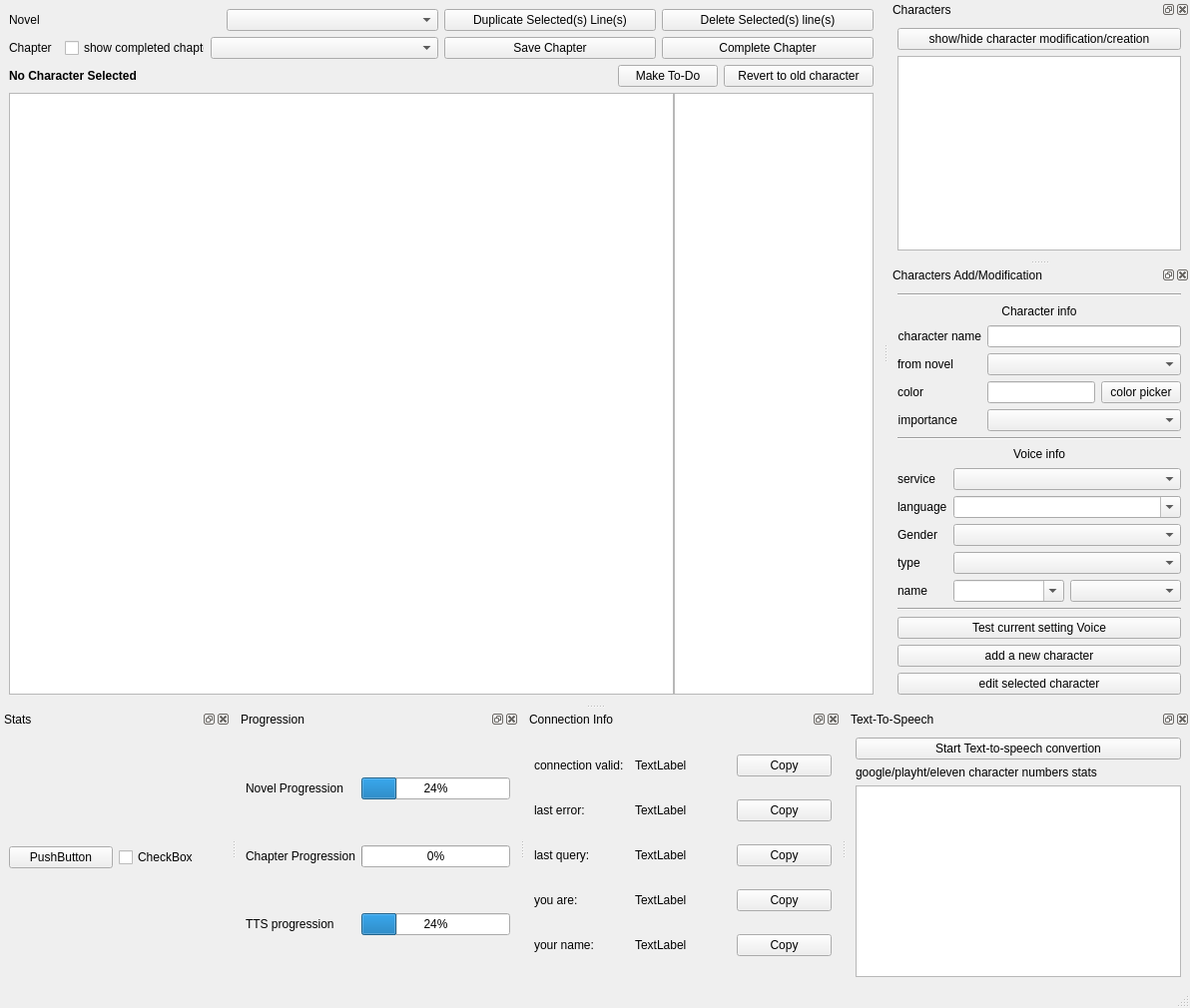
<?xml version="1.0" encoding="UTF-8"?>
<ui version="4.0">
 <class>MainWindow</class>
 <widget class="QMainWindow" name="MainWindow">
  <property name="geometry">
   <rect>
    <x>0</x>
    <y>0</y>
    <width>1192</width>
    <height>1010</height>
   </rect>
  </property>
  <property name="windowTitle">
   <string>MainWindow</string>
  </property>
  <widget class="QWidget" name="centralwidget">
   <layout class="QGridLayout" name="gridLayout_2">
    <item row="2" column="0">
     <layout class="QHBoxLayout" name="hl_bottom_section">
      <property name="spacing">
       <number>0</number>
      </property>
      <item>
       <widget class="QTableViewP" name="tv_lines">
        <property name="maximumSize">
         <size>
          <width>16777215</width>
          <height>16777215</height>
         </size>
        </property>
       </widget>
      </item>
      <item>
       <widget class="QTableView" name="tv_lines_split">
        <property name="minimumSize">
         <size>
          <width>125</width>
          <height>0</height>
         </size>
        </property>
        <property name="maximumSize">
         <size>
          <width>200</width>
          <height>16777215</height>
         </size>
        </property>
       </widget>
      </item>
     </layout>
    </item>
    <item row="0" column="0">
     <layout class="QHBoxLayout" name="horizontalLayout_5">
      <item>
       <layout class="QVBoxLayout" name="verticalLayout_3">
        <item>
         <layout class="QHBoxLayout" name="horizontalLayout_2">
          <item>
           <widget class="QLabel" name="l_novel">
            <property name="text">
             <string>Novel</string>
            </property>
           </widget>
          </item>
          <item>
           <widget class="QComboBox" name="cb_novel">
            <property name="maximumSize">
             <size>
              <width>400</width>
              <height>16777215</height>
             </size>
            </property>
           </widget>
          </item>
         </layout>
        </item>
        <item>
         <layout class="QHBoxLayout" name="horizontalLayout_3">
          <item>
           <widget class="QLabel" name="l_chapter">
            <property name="maximumSize">
             <size>
              <width>50</width>
              <height>16777215</height>
             </size>
            </property>
            <property name="text">
             <string>Chapter</string>
            </property>
           </widget>
          </item>
          <item>
           <widget class="QCheckBox" name="checkbox_complete">
            <property name="maximumSize">
             <size>
              <width>140</width>
              <height>16777215</height>
             </size>
            </property>
            <property name="text">
             <string>show completed chapter</string>
            </property>
            <property name="tristate">
             <bool>false</bool>
            </property>
           </widget>
          </item>
          <item>
           <widget class="QComboBox" name="cb_chapter">
            <property name="maximumSize">
             <size>
              <width>350</width>
              <height>16777215</height>
             </size>
            </property>
           </widget>
          </item>
         </layout>
        </item>
       </layout>
      </item>
      <item>
       <layout class="QHBoxLayout" name="horizontalLayout_4">
        <item>
         <layout class="QVBoxLayout" name="verticalLayout">
          <item>
           <widget class="QPushButton" name="pb_duplicate_line">
            <property name="text">
             <string>Duplicate Selected(s) Line(s)</string>
            </property>
           </widget>
          </item>
          <item>
           <widget class="QPushButton" name="pb_save_chapter">
            <property name="text">
             <string>Save Chapter</string>
            </property>
           </widget>
          </item>
         </layout>
        </item>
        <item>
         <layout class="QVBoxLayout" name="verticalLayout_2">
          <item>
           <widget class="QPushButton" name="pb_delete_line">
            <property name="text">
             <string>Delete Selected(s) line(s)</string>
            </property>
           </widget>
          </item>
          <item>
           <widget class="QPushButton" name="pb_complete_chapter">
            <property name="text">
             <string>Complete Chapter</string>
            </property>
           </widget>
          </item>
         </layout>
        </item>
       </layout>
      </item>
     </layout>
    </item>
    <item row="1" column="0">
     <layout class="QHBoxLayout" name="horizontalLayout">
      <item>
       <widget class="QLabel" name="l_character_name">
        <property name="font">
         <font>
          <bold>true</bold>
         </font>
        </property>
        <property name="text">
         <string>No Character Selected</string>
        </property>
       </widget>
      </item>
      <item>
       <widget class="QPushButton" name="pb_make_todo">
        <property name="maximumSize">
         <size>
          <width>100</width>
          <height>16777215</height>
         </size>
        </property>
        <property name="text">
         <string>Make To-Do</string>
        </property>
       </widget>
      </item>
      <item>
       <widget class="QPushButton" name="pb_revert">
        <property name="maximumSize">
         <size>
          <width>150</width>
          <height>16777215</height>
         </size>
        </property>
        <property name="text">
         <string>Revert to old character</string>
        </property>
       </widget>
      </item>
     </layout>
    </item>
   </layout>
  </widget>
  <widget class="QStatusBar" name="statusbar"/>
  <widget class="QDockWidget" name="dw_characters">
   <property name="floating">
    <bool>false</bool>
   </property>
   <property name="windowTitle">
    <string>Characters</string>
   </property>
   <attribute name="dockWidgetArea">
    <number>2</number>
   </attribute>
   <widget class="QWidget" name="dockWidgetContents_3">
    <layout class="QGridLayout" name="gridLayout">
     <item row="0" column="0">
      <widget class="QPushButton" name="pb_show_mod">
       <property name="text">
        <string>show/hide character modification/creation</string>
       </property>
      </widget>
     </item>
     <item row="1" column="0">
      <widget class="QTableView" name="tv_characters"/>
     </item>
    </layout>
   </widget>
  </widget>
  <widget class="QDockWidget" name="dw_stats">
   <property name="floating">
    <bool>false</bool>
   </property>
   <property name="allowedAreas">
    <set>Qt::AllDockWidgetAreas</set>
   </property>
   <property name="windowTitle">
    <string>Stats</string>
   </property>
   <attribute name="dockWidgetArea">
    <number>8</number>
   </attribute>
   <widget class="QWidget" name="dockWidgetContents_2">
    <layout class="QGridLayout" name="gridLayout_5">
     <item row="0" column="0">
      <layout class="QGridLayout" name="gl_stats">
       <item row="0" column="0">
        <widget class="QPushButton" name="pb_interactive">
         <property name="text">
          <string>PushButton</string>
         </property>
        </widget>
       </item>
       <item row="0" column="1">
        <widget class="QCheckBox" name="cbox_chapter">
         <property name="text">
          <string>CheckBox</string>
         </property>
        </widget>
       </item>
      </layout>
     </item>
    </layout>
   </widget>
  </widget>
  <widget class="QDockWidget" name="dw_progression">
   <property name="floating">
    <bool>false</bool>
   </property>
   <property name="windowTitle">
    <string>Progression</string>
   </property>
   <attribute name="dockWidgetArea">
    <number>8</number>
   </attribute>
   <widget class="QWidget" name="dockWidgetContents_4">
    <layout class="QGridLayout" name="gridLayout_4">
     <item row="1" column="1">
      <widget class="QProgressBar" name="prbr_chapter">
       <property name="value">
        <number>0</number>
       </property>
      </widget>
     </item>
     <item row="2" column="1">
      <widget class="QProgressBar" name="prbr_TTS">
       <property name="value">
        <number>24</number>
       </property>
      </widget>
     </item>
     <item row="1" column="0">
      <widget class="QLabel" name="label_8">
       <property name="text">
        <string>Chapter Progression</string>
       </property>
      </widget>
     </item>
     <item row="2" column="0">
      <widget class="QLabel" name="label_9">
       <property name="text">
        <string>TTS progression</string>
       </property>
      </widget>
     </item>
     <item row="0" column="1">
      <widget class="QProgressBar" name="prbr_novel">
       <property name="value">
        <number>24</number>
       </property>
      </widget>
     </item>
     <item row="0" column="0">
      <widget class="QLabel" name="label_6">
       <property name="text">
        <string>Novel Progression</string>
       </property>
      </widget>
     </item>
    </layout>
   </widget>
  </widget>
  <widget class="QDockWidget" name="dw_info">
   <property name="floating">
    <bool>false</bool>
   </property>
   <property name="windowTitle">
    <string>Connection Info</string>
   </property>
   <attribute name="dockWidgetArea">
    <number>8</number>
   </attribute>
   <widget class="QWidget" name="dockWidgetContents_5">
    <layout class="QGridLayout" name="gridLayout_6">
     <item row="0" column="1">
      <widget class="QLabel" name="l_con_isValid">
       <property name="text">
        <string>TextLabel</string>
       </property>
      </widget>
     </item>
     <item row="0" column="0">
      <widget class="QLabel" name="label_2">
       <property name="text">
        <string>connection valid:</string>
       </property>
      </widget>
     </item>
     <item row="2" column="1">
      <widget class="QLabel" name="l_con_last_query">
       <property name="text">
        <string>TextLabel</string>
       </property>
       <property name="wordWrap">
        <bool>true</bool>
       </property>
       <property name="textInteractionFlags">
        <set>Qt::LinksAccessibleByMouse|Qt::TextSelectableByMouse</set>
       </property>
      </widget>
     </item>
     <item row="1" column="0">
      <widget class="QLabel" name="label_3">
       <property name="text">
        <string>last error:</string>
       </property>
      </widget>
     </item>
     <item row="3" column="0">
      <widget class="QLabel" name="label_4">
       <property name="text">
        <string>you are:</string>
       </property>
      </widget>
     </item>
     <item row="1" column="1">
      <widget class="QLabel" name="l_con_last_error">
       <property name="text">
        <string>TextLabel</string>
       </property>
       <property name="textInteractionFlags">
        <set>Qt::LinksAccessibleByMouse|Qt::TextSelectableByMouse</set>
       </property>
      </widget>
     </item>
     <item row="4" column="0">
      <widget class="QLabel" name="label_7">
       <property name="text">
        <string>your name:</string>
       </property>
      </widget>
     </item>
     <item row="2" column="0">
      <widget class="QLabel" name="label_5">
       <property name="text">
        <string>last query:</string>
       </property>
      </widget>
     </item>
     <item row="4" column="1">
      <widget class="QLabel" name="l_con_computer_name">
       <property name="text">
        <string>TextLabel</string>
       </property>
      </widget>
     </item>
     <item row="3" column="1">
      <widget class="QLabel" name="l_con_is_admin">
       <property name="text">
        <string>TextLabel</string>
       </property>
       <property name="wordWrap">
        <bool>false</bool>
       </property>
      </widget>
     </item>
     <item row="0" column="2">
      <widget class="QPushButton" name="pb_Vcon_copy">
       <property name="text">
        <string>Copy</string>
       </property>
      </widget>
     </item>
     <item row="1" column="2">
      <widget class="QPushButton" name="pb_last_error_copy">
       <property name="text">
        <string>Copy</string>
       </property>
      </widget>
     </item>
     <item row="2" column="2">
      <widget class="QPushButton" name="pb_last_query_copy">
       <property name="text">
        <string>Copy</string>
       </property>
      </widget>
     </item>
     <item row="3" column="2">
      <widget class="QPushButton" name="pb_status_copy">
       <property name="text">
        <string>Copy</string>
       </property>
      </widget>
     </item>
     <item row="4" column="2">
      <widget class="QPushButton" name="pb_user_name_copy">
       <property name="text">
        <string>Copy</string>
       </property>
      </widget>
     </item>
    </layout>
   </widget>
  </widget>
  <widget class="QDockWidget" name="dw_tts">
   <property name="floating">
    <bool>false</bool>
   </property>
   <property name="windowTitle">
    <string>Text-To-Speech</string>
   </property>
   <attribute name="dockWidgetArea">
    <number>8</number>
   </attribute>
   <widget class="QWidget" name="dockWidgetContents_6">
    <layout class="QGridLayout" name="gridLayout_8">
     <item row="0" column="0">
      <widget class="QPushButton" name="pb_start_tts">
       <property name="text">
        <string>Start Text-to-speech convertion</string>
       </property>
      </widget>
     </item>
     <item row="1" column="0">
      <widget class="QLabel" name="label_10">
       <property name="text">
        <string>google/playht/eleven character numbers stats</string>
       </property>
      </widget>
     </item>
     <item row="2" column="0">
      <widget class="QTableView" name="tableView"/>
     </item>
    </layout>
   </widget>
  </widget>
  <widget class="QMenuBar" name="menubar">
   <property name="geometry">
    <rect>
     <x>0</x>
     <y>0</y>
     <width>1192</width>
     <height>21</height>
    </rect>
   </property>
  </widget>
  <widget class="QDockWidget" name="dw_char_mods">
   <property name="floating">
    <bool>true</bool>
   </property>
   <property name="windowTitle">
    <string>Characters Add/Modification</string>
   </property>
   <attribute name="dockWidgetArea">
    <number>2</number>
   </attribute>
   <widget class="QWidget" name="dockWidgetContents_7">
    <layout class="QGridLayout" name="gridLayout_3">
     <item row="1" column="0">
      <widget class="QLabel" name="label">
       <property name="text">
        <string>Character info</string>
       </property>
       <property name="alignment">
        <set>Qt::AlignCenter</set>
       </property>
      </widget>
     </item>
     <item row="3" column="0">
      <layout class="QFormLayout" name="formLayout">
       <item row="0" column="0">
        <widget class="QLabel" name="label_25">
         <property name="text">
          <string>character name</string>
         </property>
         <property name="alignment">
          <set>Qt::AlignRight|Qt::AlignTrailing|Qt::AlignVCenter</set>
         </property>
        </widget>
       </item>
       <item row="0" column="1">
        <widget class="QLineEdit" name="le_char_character_name">
         <property name="text">
          <string/>
         </property>
        </widget>
       </item>
       <item row="1" column="0">
        <widget class="QLabel" name="label_26">
         <property name="text">
          <string>from novel</string>
         </property>
         <property name="alignment">
          <set>Qt::AlignRight|Qt::AlignTrailing|Qt::AlignVCenter</set>
         </property>
        </widget>
       </item>
       <item row="1" column="1">
        <widget class="QComboBox" name="cb_char_novel"/>
       </item>
       <item row="2" column="0">
        <widget class="QLabel" name="label_27">
         <property name="text">
          <string>color</string>
         </property>
         <property name="alignment">
          <set>Qt::AlignRight|Qt::AlignTrailing|Qt::AlignVCenter</set>
         </property>
        </widget>
       </item>
       <item row="2" column="1">
        <layout class="QHBoxLayout" name="horizontalLayout_8">
         <item>
          <widget class="QLineEdit" name="le_char_color"/>
         </item>
         <item>
          <widget class="QPushButton" name="pb_char_color">
           <property name="text">
            <string>color picker</string>
           </property>
          </widget>
         </item>
        </layout>
       </item>
       <item row="3" column="1">
        <widget class="QComboBox" name="cb_char_importances"/>
       </item>
       <item row="3" column="0">
        <widget class="QLabel" name="label_28">
         <property name="text">
          <string>importance</string>
         </property>
         <property name="alignment">
          <set>Qt::AlignRight|Qt::AlignTrailing|Qt::AlignVCenter</set>
         </property>
        </widget>
       </item>
      </layout>
     </item>
     <item row="8" column="0">
      <layout class="QFormLayout" name="formLayout_2">
       <item row="1" column="0">
        <widget class="QLabel" name="label_20">
         <property name="text">
          <string>language</string>
         </property>
        </widget>
       </item>
       <item row="1" column="1">
        <widget class="QComboBox" name="cb_char_country">
         <property name="editable">
          <bool>true</bool>
         </property>
         <property name="insertPolicy">
          <enum>QComboBox::NoInsert</enum>
         </property>
        </widget>
       </item>
       <item row="3" column="0">
        <widget class="QLabel" name="label_22">
         <property name="text">
          <string>type</string>
         </property>
        </widget>
       </item>
       <item row="3" column="1">
        <widget class="QComboBox" name="cb_char_type"/>
       </item>
       <item row="4" column="0">
        <widget class="QLabel" name="label_23">
         <property name="text">
          <string>name</string>
         </property>
        </widget>
       </item>
       <item row="4" column="1">
        <layout class="QHBoxLayout" name="horizontalLayout_7">
         <item>
          <widget class="QComboBox" name="cb_char_name">
           <property name="editable">
            <bool>true</bool>
           </property>
           <property name="insertPolicy">
            <enum>QComboBox::NoInsert</enum>
           </property>
          </widget>
         </item>
         <item>
          <widget class="QComboBox" name="cb_char_voice_code">
           <property name="enabled">
            <bool>true</bool>
           </property>
          </widget>
         </item>
        </layout>
       </item>
       <item row="2" column="1">
        <widget class="QComboBox" name="cb_char_gender"/>
       </item>
       <item row="0" column="1">
        <widget class="QComboBox" name="cb_char_service"/>
       </item>
       <item row="0" column="0">
        <widget class="QLabel" name="label_21">
         <property name="text">
          <string>service</string>
         </property>
        </widget>
       </item>
       <item row="2" column="0">
        <widget class="QLabel" name="label_24">
         <property name="text">
          <string>Gender</string>
         </property>
        </widget>
       </item>
      </layout>
     </item>
     <item row="10" column="0">
      <layout class="QVBoxLayout" name="verticalLayout_4">
       <item>
        <widget class="QPushButton" name="pb_char_test_voice">
         <property name="enabled">
          <bool>true</bool>
         </property>
         <property name="text">
          <string>Test current setting Voice</string>
         </property>
        </widget>
       </item>
       <item>
        <widget class="QPushButton" name="pb_char_add">
         <property name="enabled">
          <bool>true</bool>
         </property>
         <property name="text">
          <string>add a new character</string>
         </property>
        </widget>
       </item>
       <item>
        <widget class="QPushButton" name="pb_char_edit">
         <property name="text">
          <string>edit selected character</string>
         </property>
        </widget>
       </item>
      </layout>
     </item>
     <item row="5" column="0">
      <widget class="Line" name="line_3">
       <property name="orientation">
        <enum>Qt::Horizontal</enum>
       </property>
      </widget>
     </item>
     <item row="9" column="0">
      <widget class="Line" name="line_2">
       <property name="orientation">
        <enum>Qt::Horizontal</enum>
       </property>
      </widget>
     </item>
     <item row="0" column="0">
      <widget class="Line" name="line_4">
       <property name="orientation">
        <enum>Qt::Horizontal</enum>
       </property>
      </widget>
     </item>
     <item row="7" column="0">
      <widget class="QLabel" name="label_11">
       <property name="text">
        <string>Voice info</string>
       </property>
       <property name="alignment">
        <set>Qt::AlignCenter</set>
       </property>
      </widget>
     </item>
    </layout>
   </widget>
  </widget>
  <action name="actionLines">
   <property name="text">
    <string>Lines</string>
   </property>
  </action>
  <action name="actionCharacters">
   <property name="text">
    <string>Characters</string>
   </property>
  </action>
  <action name="actionProgress">
   <property name="text">
    <string>Progress</string>
   </property>
  </action>
  <action name="actionStats">
   <property name="text">
    <string>Stats</string>
   </property>
  </action>
  <action name="actionTTS">
   <property name="text">
    <string>TTS</string>
   </property>
   <property name="visible">
    <bool>false</bool>
   </property>
  </action>
  <action name="actionsdfg">
   <property name="text">
    <string>sdfg</string>
   </property>
  </action>
 </widget>
 <customwidgets>
  <customwidget>
   <class>QTableViewP</class>
   <extends>QTableView</extends>
   <header>qtableviewp.h</header>
  </customwidget>
 </customwidgets>
 <resources/>
 <connections/>
</ui>
